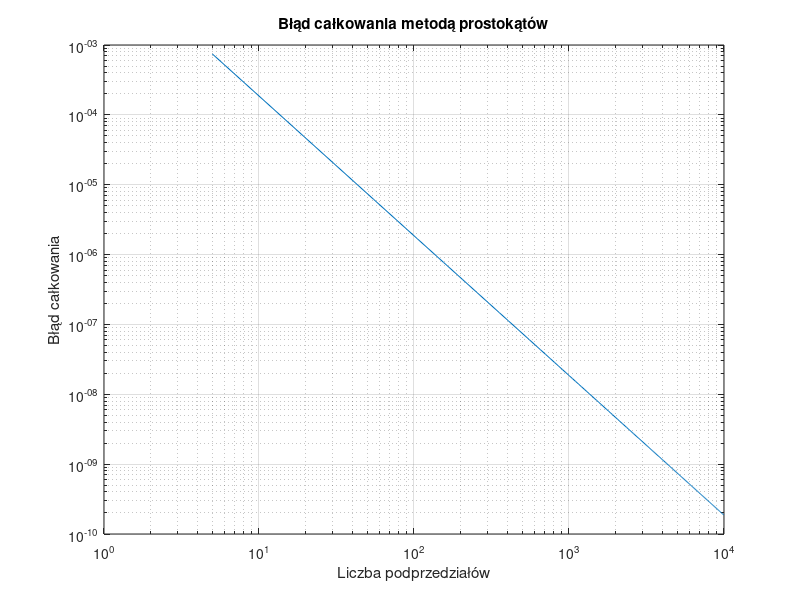

Reproduce this figure in MATLAB.
function [integration_error, Nt, ft_5, integral_1000] = zadanie1()
    mu = 10;
    sigma = 3;
    reference_value = 0.0473612919396179;
    Nt = 5:50:10000;
    integration_error = zeros(1, length(Nt));
    ft_5 = failuer_density_function(5, mu, sigma);
    integral_1000 = rect_integration(@(t) failuer_density_function(t, mu, sigma), 0, 5, 1000);

    for i = 1:length(Nt)
        integration_result = rect_integration(@(t) failuer_density_function(t, mu, sigma), 0, 5, Nt(i));
        integration_error(i) = abs(integration_result - reference_value);
    end

    figure;
    loglog(Nt, integration_error);
    xlabel('Liczba podprzedziałów');
    ylabel('Błąd całkowania');
    title('Błąd całkowania metodą prostokątów');
    grid on;
    saveas(gcf, 'zadanie1.png');
end

function y = failuer_density_function(t, mu, sigma)
    y = (1 / (sigma * sqrt(2 * pi))) * exp(-((t - mu).^2) / (2 * sigma^2));
end

function integral = rect_integration(func, a, b, N)
    x_vals = linspace(a, b, N+1);
    dx = (b - a) / N;
    integral = sum(func((x_vals(1:end-1) + x_vals(2:end)) / 2)) * dx;
end
